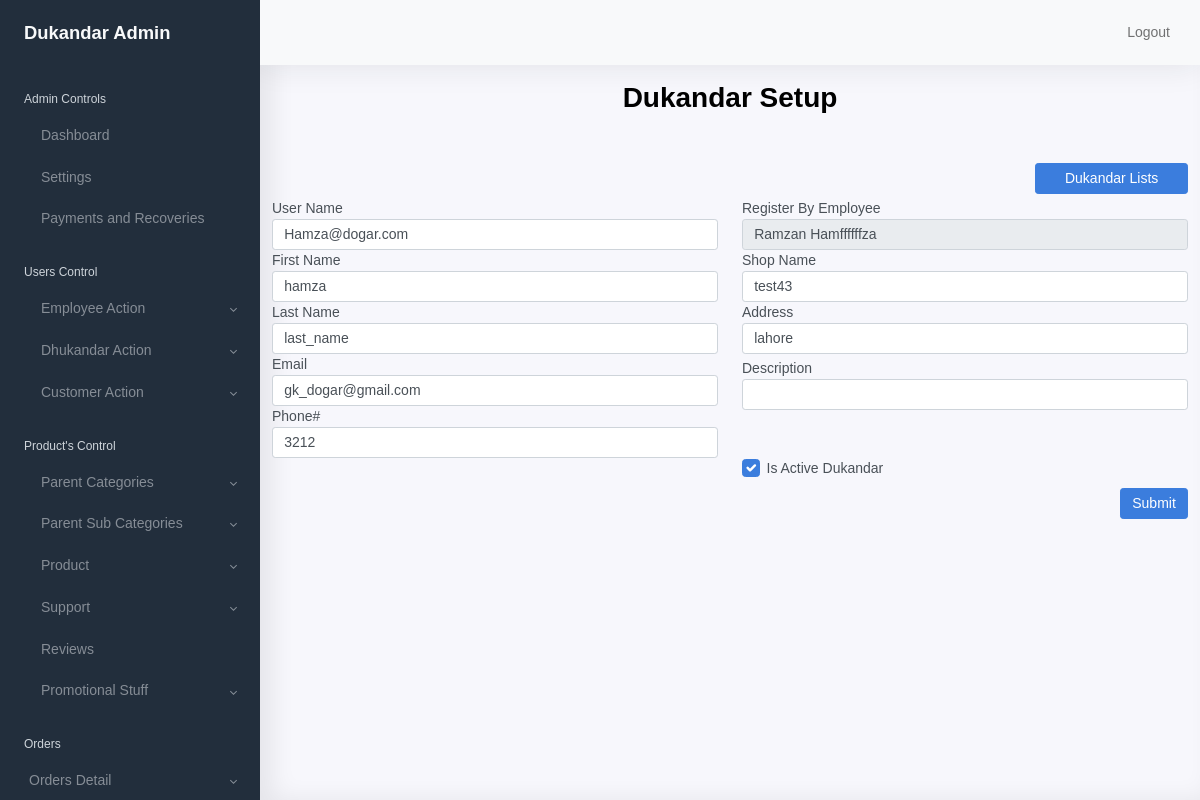
Before: /dukandar/setup/3/ (signed in) with the older database file.
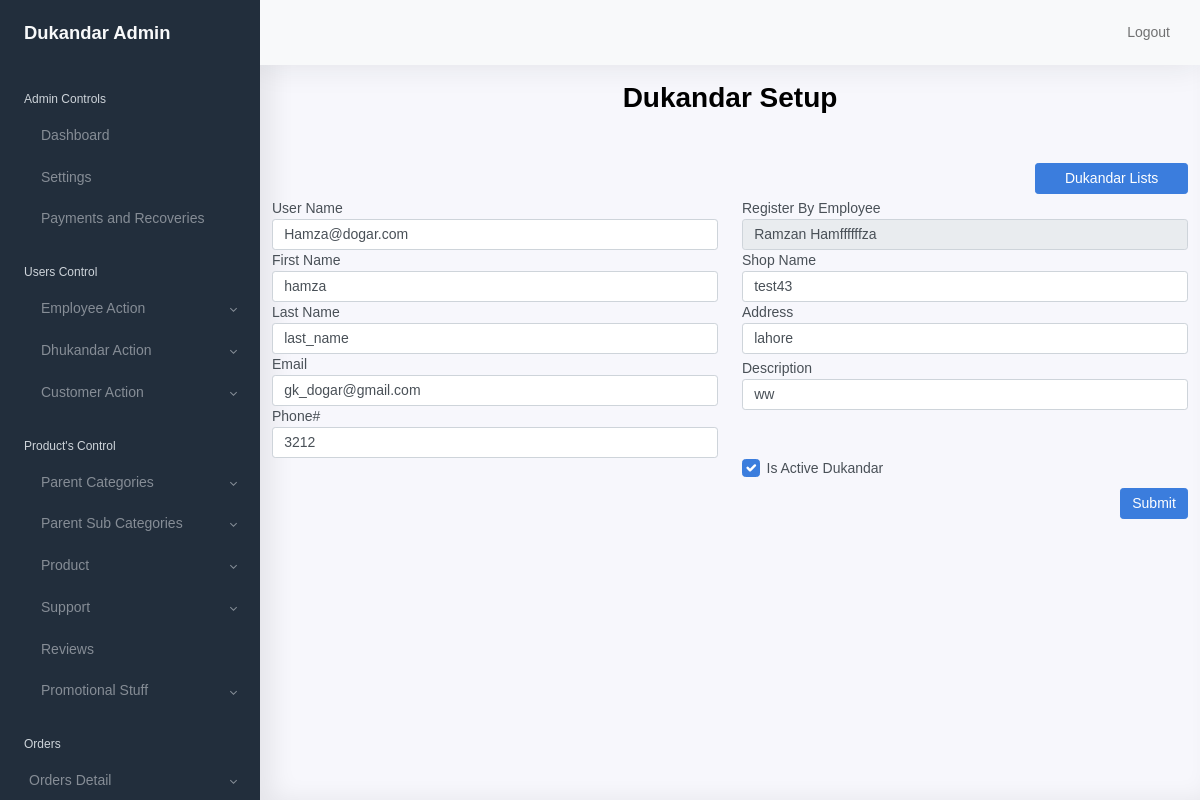
After: the same page with the newer database file.
### shopkeeper/models/models.py (models this page shows, shortened)
class Shopkeeper(models.Model):
    user = models.OneToOneField(User, on_delete=models.CASCADE, null=False)
    emp_id = models.ForeignKey(Employee, on_delete=models.CASCADE, null=True )
    shop_name = models.CharField(max_length=255, null=False)
    phone_no = models.CharField(max_length=20, null=False)
    description = models.TextField(null=False)
    latitude = models.CharField(max_length=50, null=False)
    longitude = models.CharField(max_length=50, null=False)
    is_active = models.BooleanField(default=True)
    created_at = models.DateTimeField(auto_now_add=True)
    updated_at = models.DateTimeField(auto_now=True)
    class Meta:
        ordering = ['user']

### shopkeeper/views.py (the view)
# urls.py: path('dukandar/setup/<int:pk>/', dukandarUpdate, name='dukandar_update'),
@login_required(login_url='shopkeeper:admin_login')
def dukandarUpdate(request, pk):
    dukandar_obj = Shopkeeper.objects.get(id=pk)
    context = {
        'dukandar_id':dukandar_obj.id,
        'emp_id': dukandar_obj.emp_id,
         'user': dukandar_obj.user,
        'shop_name': dukandar_obj.shop_name,
        'phone_no': dukandar_obj.phone_no,
        'description': dukandar_obj.description,
        'is_active': dukandar_obj.is_active,
    }
    return render(request, 'shopkeeper/dukandar/setup.html', context)

### shopkeeper/templates/shopkeeper/dukandar/setup.html (shortened to what this page needs)
{% extends 'shopkeeper/base/base.html' %}
{% load static %}
{% block content %}
<div class="container">
  <h1 class="text-center mt-3 mb-5 font-weight-bold">
    Dukandar Setup</h1>
    <div class="row col-2 offset-10">
        <a type="submit" href="{% url 'shopkeeper:dukandar_list' %}" class="btn btn-primary float-right mb-1" name="product_list">Dukandar Lists</a>
    </div>
    <form id="subCateForm" method="post" class="" name="subCateForm" enctype="multipart/form-data"
    action="{% url 'shopkeeper:dukandar_setup' %}">
    <div class="row">
      <div class="col-6">
        <div class="form-group">
            <label for="employeeFname">User Name</label>
            <input type="text" class="form-control" id="username" aria-describedby="username" name="username"
                  value="{{user.username}}">
        </div>
        <div class="form-group">
            <label for="employeeFname">First Name</label>
            <input type="text" class="form-control" id="first_name" aria-describedby="first_name" name="first_name"
            value="{{user.first_name}}" >
        </div>
        <div class="form-group">
            <label for="employeeFname">Last Name</label>
            <input type="text" class="form-control" id="last_name" aria-describedby="last_name" name="last_name"
            value="{{user.last_name}}">
        </div>
        <div class="form-group">
            <label for="employeeFname">Email</label>
            <input type="text" class="form-control" id="username" aria-describedby="email" name="email"
                  value="{{user.email}}">
        </div>
        <div class="form-group">
            <label for="employeeFname">Phone#</label>
            <input type="text" class="form-control" id="phone_no" aria-describedby="phone_no" name="phone_no"
                  value="{{phone_no}}">
        </div>
      </div>
      <div class="col-6">
        <div class="form-group">
            <label for="employeeFname"> Register By Employee</label>
            <input type="text" class="form-control" id="emp_id" aria-describedby="emp_id" name="emp_id"
                   value="{{emp_id.user.first_name}} {{emp_id.user.last_name}}" readonly>
        </div>
        <div class="form-group">
            <label for="employeeFname">Shop Name</label>
            <input type="text" class="form-control" id="shop_name" aria-describedby="shop_name" name="shop_name"
                   value="{{shop_name}}">
        </div>
        <div class="form-group">
            <label for="employeeFname">Address</label>
            <input type="text" class="form-control" id="phone_no" aria-describedby="address" name="address"
                  value="{{user.address}}">
        </div>
          <div class="form-group mt-1">
            <label for="exampleInputDescription">Description</label>
            <input type="text" class="form-control" id="cate" aria-describedby="description"
                               name="description" value="{{ description }}"
                               >
          </div>
            <div class="form-check mt-5">
                <input type="checkbox" class="form-check-input checkbox" id="is_active"
                name="is_active" {% if is_active %} checked
                value="True"   {% endif %} value="False">
                <label class="form-check-label" for="exampleCheck1" name="is_active">Is Active Dukandar</label>
              </div>
      </div>
    </div>
    <button type="submit" class="btn btn-primary float-right mt-1">Submit</button>
</form>
  </div>
{% endblock %}

Changed rows visible on the page:
changed Shopkeeper "test43": description (not shown) → "ww"
